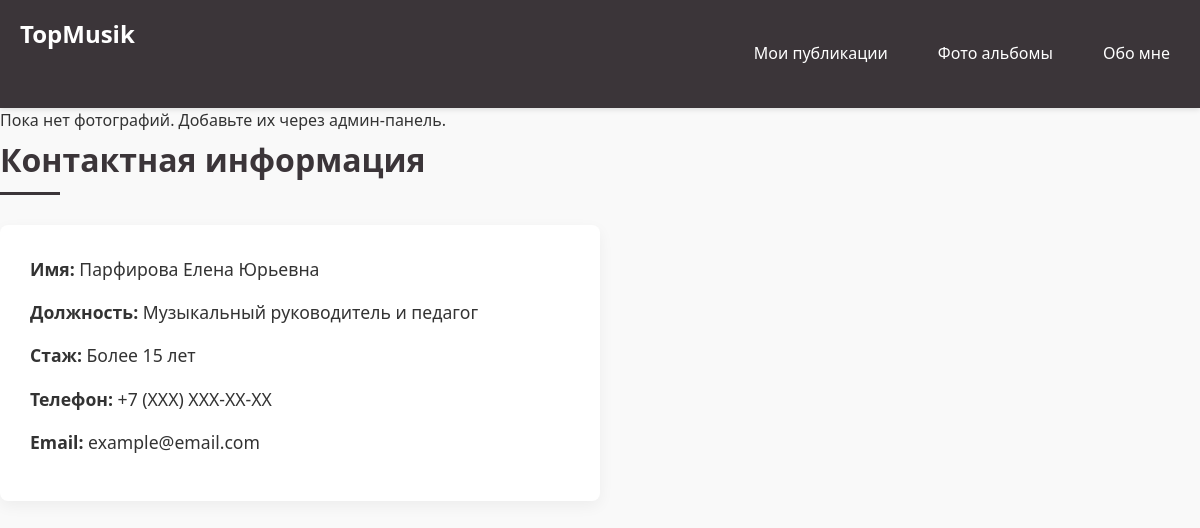
Before: /photos/ with the older database file.
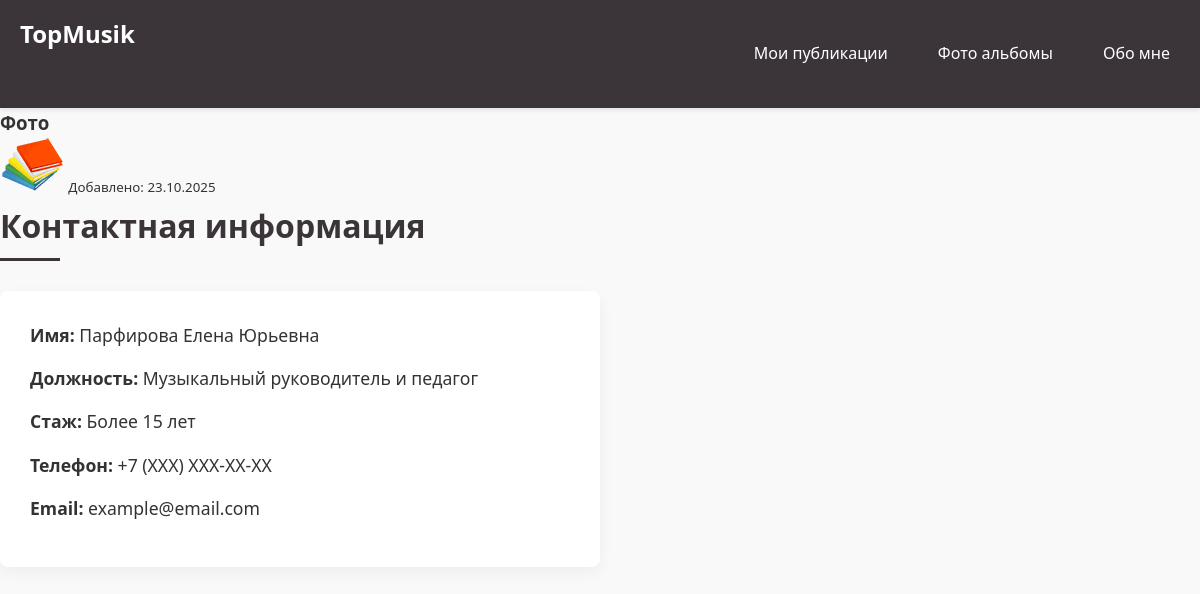
After: the same page with the newer database file.
### main/models.py (models this page shows, shortened)
class Photo(models.Model):
    title = models.CharField(max_length=200, verbose_name='Название')
    image = models.ImageField(upload_to='photos/', verbose_name='Фото')
    description = models.TextField(blank=True, verbose_name='Описание')
    created = models.DateTimeField(auto_now_add=True, verbose_name='Дата добавления')

### main/views.py (the view)
# urls.py: path('photos/', views.photo_list, name='photo_list'),
def photo_list(request):
    photos = Photo.objects.all()
    return render(request, 'main/photo_list.html', {'photos': photos})

### main/templates/main/photo_list.html (shortened to what this page needs)
{% load static %}
<html lang="ru">
<head>
    <link rel="stylesheet" href="{% static 'main/css/style.css' %}">
</head>
<body>
    <nav class="navbar">
        <div class="container">
            <div class="nav-content">
                <div class="logo">
                    <h2>TopMusik</h2>
                </div>
                <ul class="nav-links">
                    <li><a href="/post">Мои публикации</a></li>
                    <li><a href="/photos">Фото альбомы</a></li>
                    <li><a href="/">Обо мне</a></li>
                </ul>
            </div>
        </div>
    </nav>
    <div class="photos">
        {% for photo in photos %}
        <div class="photo-item">
            <h3>{{ photo.title }}</h3>
            <img src="{{ photo.image.url }}" alt="{{ photo.title }}">
            <small>Добавлено: {{ photo.created|date:"d.m.Y" }}</small>
        </div>
        {% empty %}
        <p>Пока нет фотографий. Добавьте их через админ-панель.</p>
        {% endfor %}
    </div>
            <section id="contact" class="contact-section">
                <h2>Контактная информация</h2>
                <div class="contact-info">
                    <p><strong>Имя:</strong> Парфирова Елена Юрьевна</p>
                    <p><strong>Должность:</strong> Музыкальный руководитель и педагог</p>
                    <p><strong>Стаж:</strong> Более 15 лет</p>
                    <p><strong>Телефон:</strong> +7 (XXX) XXX-XX-XX</p>
                    <p><strong>Email:</strong> example@email.com</p>
                </div>
            </section>
</body>
</html>

### main/static/main/css/style.css (style rules this page uses)
* { margin: 0; padding: 0; box-sizing: border-box; font-family: 'Segoe UI', Tahoma, Geneva, Verdana, sans-serif; }
body { background-color: #f9f9f9; color: #333; line-height: 1.6; }
.container { max-width: 1200px; margin: 0 auto; padding: 0 20px; }
.navbar { background-color: #3B3539; padding: 15px 0; box-shadow: 0 2px 5px rgba(0,0,0,0.1); }
.nav-content { display: flex; justify-content: space-between; align-items: center; }
.logo h2 { color: white; font-size: 1.5rem; }
.nav-links { display: flex; list-style: none; }
.nav-links li { margin-left: 30px; }
.nav-links a { color: white; text-decoration: none; font-weight: 500; transition: color 0.3s; padding: 5px 10px; border-radius: 4px; }
section { margin-bottom: 60px; }
h2 { font-size: 2rem; margin-bottom: 30px; color: #3B3539; position: relative; padding-bottom: 10px; }
h2::after { content: ''; position: absolute; bottom: 0; left: 0; width: 60px; height: 3px; background-color: #3B3539; }
.contact-info { background-color: white; padding: 30px; border-radius: 8px; box-shadow: 0 5px 15px rgba(0,0,0,0.05); max-width: 600px; }
.contact-info p { margin-bottom: 15px; font-size: 1.1rem; }

Changed rows visible on the page:
added Photo: title "Фото", image (picture), created "23.10.2025"
Other visible differences:
text no longer shown: "Пока нет фотографий. Добавьте их через админ-панель."
